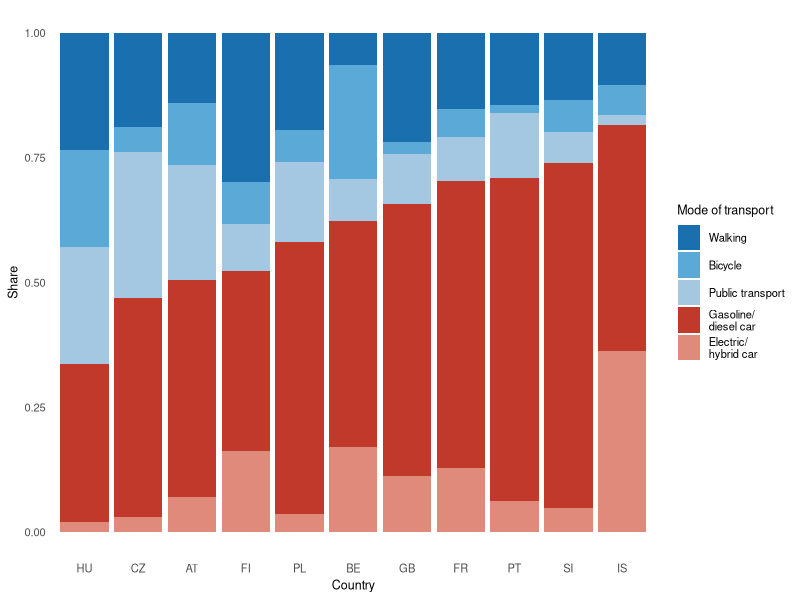
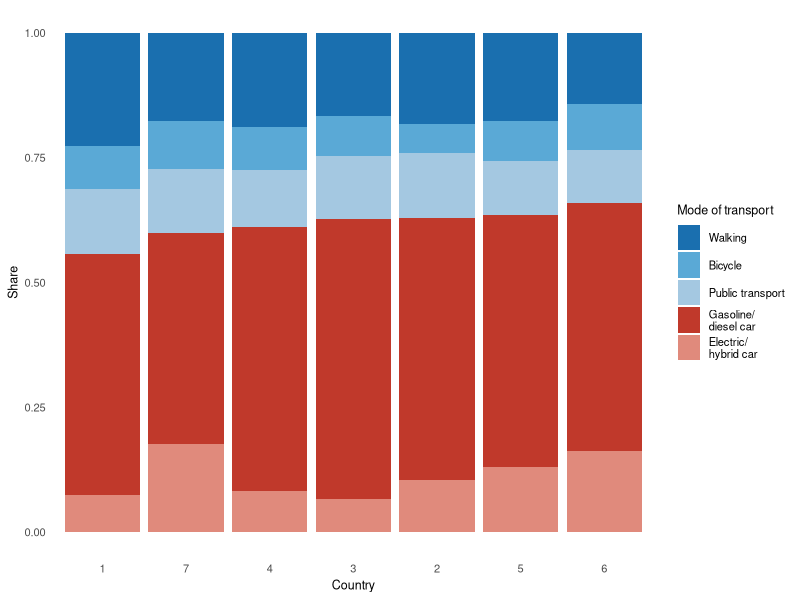
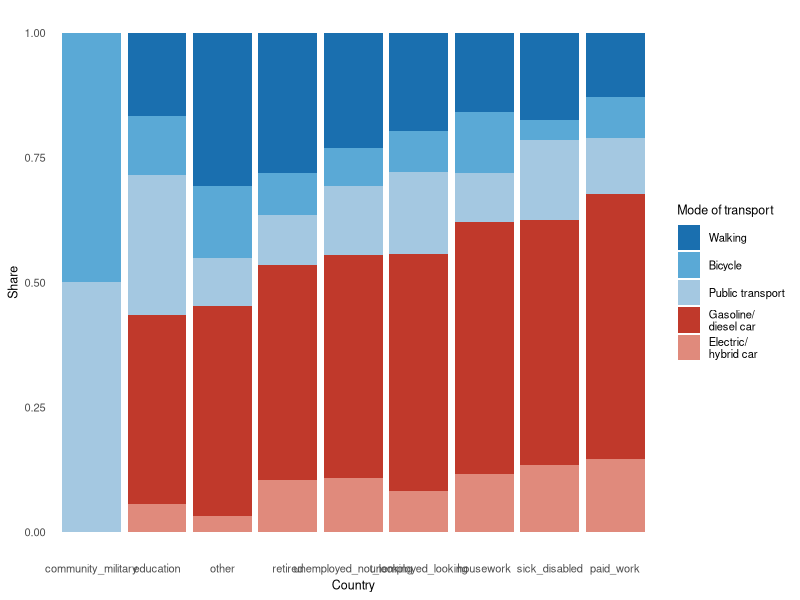
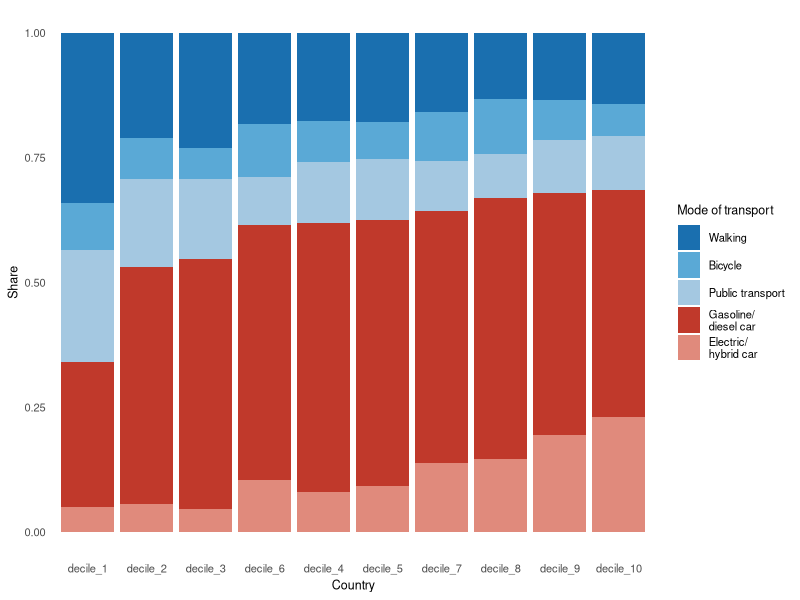
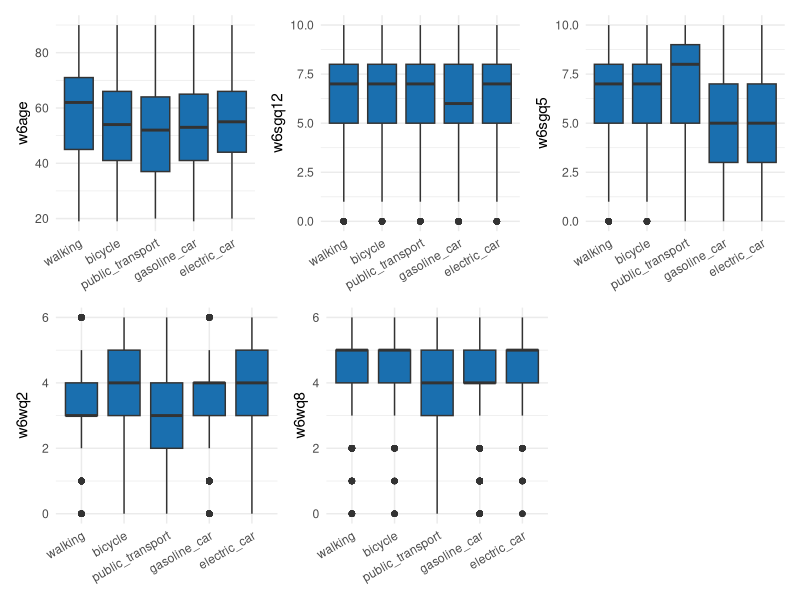
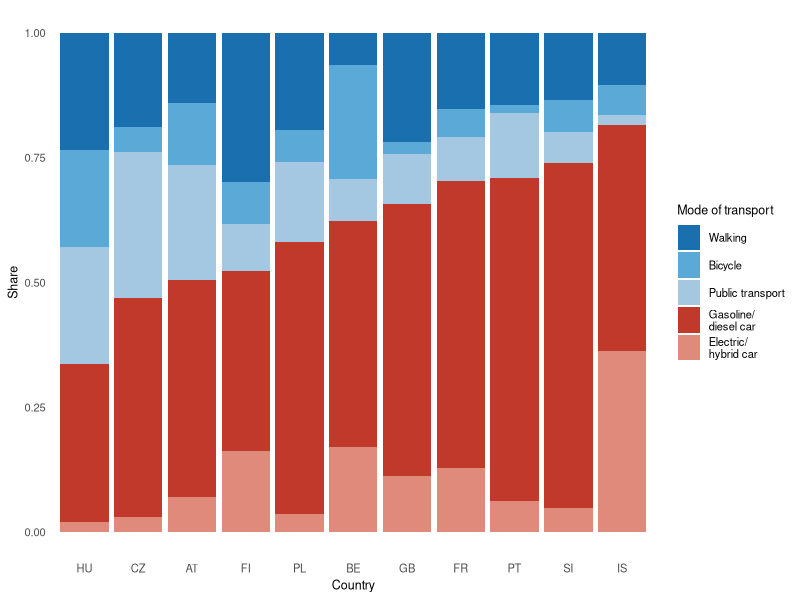

Generate these figures, in order, with R:
# ============================================================
# Classification model explaining mobility choices
# – Exploratory data analysis for Case Studies I
#
# 02_eda.R
# Requires: 01_data_cleaning.R must be run first
# ============================================================

library(readr)
library(dplyr)
library(tidyr)
library(ggplot2)
library(patchwork)

col_main <- "#1a6faf"
col_alt  <- "#C0392B"

## -----------------------------------------------------------------------------

## 2. Variable screening and descriptive relationships with the target variable

## Read in the cleaned dataset from step 1
## csv does not preserve factor/ordered classes, so the types are restored
## here

dat <- read_csv("thema5_cleaned.csv", show_col_types = FALSE) %>%
  mutate(
    w6sgq4   = factor(w6sgq4, levels = c("walking", "bicycle", "public_transport",
                                         "gasoline_car", "electric_car")),
    cntry    = factor(cntry),
    gndr     = factor(gndr),
    mnactic  = factor(mnactic),
    eisced   = ordered(eisced, levels = sort(unique(eisced))),
    hinctnta = ordered(hinctnta, levels = sort(unique(hinctnta))),
    netusoft = ordered(netusoft, levels = sort(unique(netusoft))),
    hincfel  = ordered(hincfel, levels = sort(unique(hincfel)))
  )

## Variable groups according to the level of measurement from step 1

vars_nominal  <- c("cntry", "gndr", "mnactic")
vars_ordinal  <- c("eisced", "netusoft", "hincfel", "w6sgq11", "w6sgq22", "hinctnta")
vars_metric   <- c("w6age", "w6sgq12", "w6sgq5", "w6wq2", "w6wq8")

## Helper function for Cramer's V
## serves as an effect size for the association between two categorical
## variables. V close to 0 means no association, V close to 1 a strong
## association

cramers_v <- function(x, y) {
  tab <- table(x, y)
  chi <- suppressWarnings(chisq.test(tab, correct = FALSE))
  n   <- sum(tab)
  k   <- min(nrow(tab), ncol(tab))
  sqrt(as.numeric(chi$statistic) / (n * (k - 1)))
}

## Categorical and ordinal predictors against the target variable
## The chi-squared test checks whether the distribution of the predictor
## differs across the five mode-of-transport classes; Cramer's V quantifies
## the strength
## H0: Predictor and mode-of-transport choice are independent
## H1: Predictor and mode-of-transport choice are not independent

cat_results <- lapply(c(vars_nominal, vars_ordinal), function(v) {
  tab  <- table(dat[[v]], dat$w6sgq4)
  test <- suppressWarnings(chisq.test(tab, correct = FALSE))
  data.frame(
    variable  = v,
    type      = if (v %in% vars_nominal) "nominal" else "ordinal",
    statistic = round(as.numeric(test$statistic), 1),
    df        = test$parameter,
    p_value   = signif(test$p.value, 3),
    cramers_v = round(cramers_v(dat[[v]], dat$w6sgq4), 3)
  )
}) %>%
  bind_rows() %>%
  arrange(desc(cramers_v))

print(cat_results)

## Metric and quasi-metric predictors against the target variable
## The Kruskal-Wallis test checks whether the five mode-of-transport groups
## differ in location; epsilon-squared is reported as the effect measure
## H0: The distributions/medians do not differ between the groups
## H1: The distributions/medians differ between the groups

eps_squared <- function(h, n, k) {
  (h - k + 1) / (n - k)
}

metric_results <- lapply(vars_metric, function(v) {
  kw <- kruskal.test(dat[[v]], dat$w6sgq4)
  n  <- sum(!is.na(dat[[v]]))
  k  <- n_distinct(dat$w6sgq4)
  data.frame(
    variable    = v,
    type        = "metric / quasi-metric",
    statistic   = round(as.numeric(kw$statistic), 1),
    df          = kw$parameter,
    p_value     = signif(kw$p.value, 3),
    eps_squared = round(eps_squared(as.numeric(kw$statistic), n, k), 3)
  )
}) %>%
  bind_rows() %>%
  arrange(desc(eps_squared))

print(metric_results)

## Combined ranking of all 14 covariates
## Cramer's V and epsilon-squared are both bounded effect sizes on a
## similar 0-to-1 scale, so they are combined here for an overall overview,
## not as a single test

screening_table <- bind_rows(
  cat_results %>% transmute(variable, type, effect_size = cramers_v, p_value),
  metric_results %>% transmute(variable, type, effect_size = eps_squared, p_value)
) %>%
  arrange(desc(effect_size))

print(screening_table)

## Descriptive plots

plot_stacked <- function(var) {
  ggplot(dat, aes(x = .data[[var]], fill = w6sgq4)) +
    geom_bar(position = "fill") +
    scale_fill_manual(values = c("#1a6faf", "#5aa9d6", "#a4c8e1",
                                 "#C0392B", "#e08a7c")) +
    labs(x = var, y = "Share", fill = "Mode of transport") +
    scale_x_discrete(
      limits = levels(var)
    ) +
    theme_minimal() +
    theme(axis.text.x = element_text(angle = 45, hjust = 1))
}

plot_stacked <- function(var) {

  lev <- dat %>%
    count(.data[[var]], w6sgq4) %>%
    group_by(.data[[var]]) %>%
    mutate(prop = n / sum(n)) %>%
    filter(w6sgq4 %in% c("walking","bicycle","public_transport")) %>%
    summarise(score = sum(prop), .groups = "drop") %>%
    arrange(desc(score)) %>%
    pull(.data[[var]])

  ggplot(dat,
         aes(x = factor(.data[[var]], levels = lev),
             fill = w6sgq4)) +
    geom_bar(position = "fill") +
    scale_fill_manual(values = c("#1a6faf", "#5aa9d6", "#a4c8e1",
                                 "#C0392B", "#e08a7c"),
                      labels = c(
                        walking = "Walking",
                        bicycle = "Bicycle",
                        public_transport = "Public transport",
                        gasoline_car = "Gasoline/\ndiesel car",
                        electric_car = "Electric/\nhybrid car"

                      )) +
    labs(x = "Country", y = "Share", fill = "Mode of transport") +
    theme_minimal() +
    theme(
          text = element_text(size = 9),
          legend.text = element_text(size = 8),
          legend.title = element_text(size = 9),
          axis.text = element_text(size = 8),
          panel.grid = element_blank(),
          legend.key.height = unit(0.7, "cm"),
          legend.spacing.y = unit(0.2, "cm"))
}

p_cntry    <- plot_stacked("cntry")
p_eisced   <- plot_stacked("eisced")
p_mnactic  <- plot_stacked("mnactic")
p_hinctnta <- plot_stacked("hinctnta")

p_cntry

ggsave("plots/mode_by_country.png", p_cntry, width = 6, height = 3.5, dpi = 150, bg = "white")

#library(tikzDevice)
#tikz("stackedcountry.tex", width = 4.5, height = 2)
#p_cntry
#dev.off()

p_eisced
p_mnactic
p_hinctnta


plot_box <- function(var) {
  ggplot(dat, aes(x = w6sgq4, y = .data[[var]], fill = w6sgq4)) +
    geom_boxplot(show.legend = FALSE) +
    scale_fill_manual(values = rep(col_main, 5)) +
    labs(x = NULL, y = var) +
    theme_minimal() +
    theme(axis.text.x = element_text(angle = 30, hjust = 1))
}

p_age   <- plot_box("w6age")
p_sgq12 <- plot_box("w6sgq12")
p_sgq5  <- plot_box("w6sgq5")
p_wq2   <- plot_box("w6wq2")
p_wq8   <- plot_box("w6wq8")

p_metric_panel <- (p_age | p_sgq12 | p_sgq5) / (p_wq2 | p_wq8 | plot_spacer())

p_metric_panel

## Multicollinearity screening among the metric/quasi-metric predictors
## Spearman correlation is used, since the four Likert items are ordinal
## in nature. Strong pairwise correlations would be relevant for the
## assumption checks in step 4.

cor_metric <- dat %>%
  select(all_of(vars_metric)) %>%
  cor(method = "spearman", use = "pairwise.complete.obs") %>%
  round(2)

print(cor_metric)

## All pairwise correlations among the metric/quasi-metric predictors are
## below 0.4. No pair shows a strong association, so multicollinearity is
## not a concern for now.
